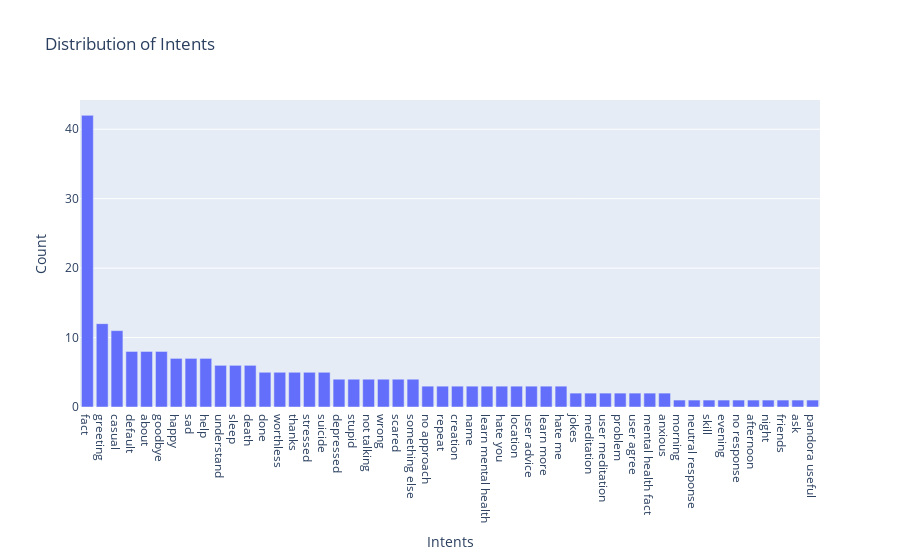

Notebook source saved alongside this figure:
### Code cell
import plotly.graph_objects as go

intent_counts = df['tag'].value_counts()
fig = go.Figure(data=[go.Bar(x=intent_counts.index, y=intent_counts.values)])
fig.update_layout(title='Distribution of Intents', xaxis_title='Intents', yaxis_title='Count')
fig.show()

### Figure 1 — Plotly figure (JSON) as saved in the notebook; plotly's stock layout.template omitted (floating-point values rounded to 4 significant figures)
{"data": [{"type": "bar", "x": ["fact", "greeting", "casual", "default", "about", "goodbye", "happy", "sad", "help", "understand", "sleep", "death", "done", "worthless", "thanks", "stressed", "suicide", "depressed", "stupid", "not talking", "wrong", "scared", "something else", "no approach", "repeat", "creation", "name", "learn mental health", "hate you", "location", "user advice", "learn more", "hate me", "jokes", "meditation", "user meditation", "problem", "user agree", "mental health fact", "anxious", "morning", "neutral response", "skill", "evening", "no response", "afternoon", "night", "friends", "ask", "pandora useful"], "y": [42, 12, 11, 8, 8, 8, 7, 7, 7, 6, 6, 6, 5, 5, 5, 5, 5, 4, 4, 4, 4, 4, 4, 3, 3, 3, 3, 3, 3, 3, 3, 3, 3, 2, 2, 2, 2, 2, 2, 2, 1, 1, 1, 1, 1, 1, 1, 1, 1, 1]}], "layout": {"title": {"text": "Distribution of Intents"}, "xaxis": {"title": {"text": "Intents"}}, "yaxis": {"title": {"text": "Count"}}}}
